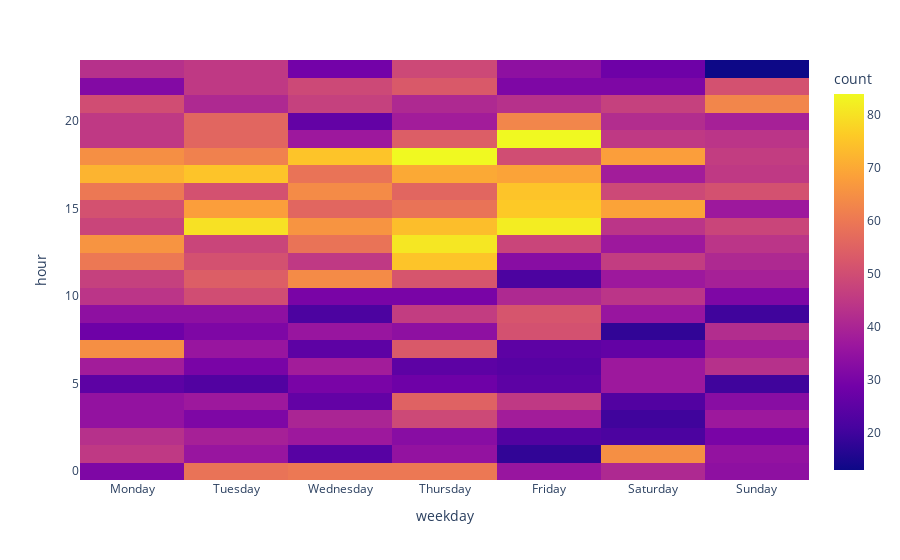

Source (notebook cell):
### Markdown cell above
### Posting distribution - general view

### Code cell
import plotly.express as px


fig = px.density_heatmap(
    df,
    x='weekday',
    y='hour',
    z='toot_id',
    histfunc='count',
    nbinsy=24
)

order = ['Monday','Tuesday','Wednesday','Thursday','Friday','Saturday','Sunday']

fig.update_xaxes(categoryorder='array', categoryarray=order)
fig.update_xaxes(categoryorder='array', categoryarray=order)


fig.show()

### Figure 1 — Plotly figure (JSON) as saved in the notebook; plotly's stock layout.template omitted (floating-point values rounded to 4 significant figures; data arrays with more than 128 entries replaced by an {"elided": "..."} marker saying what was removed)
{"data": [{"coloraxis": "coloraxis", "histfunc": "count", "hovertemplate": "weekday=%{x}<br>hour=%{y}<br>count=%{z}<extra></extra>", "name": "", "nbinsy": 24, "type": "histogram2d", "x": {"elided": "7485 str values"}, "xaxis": "x", "xbingroup": "x", "y": {"elided": "7485 int values"}, "yaxis": "y", "ybingroup": "y", "z": {"elided": "7485 int values"}}], "layout": {"coloraxis": {"colorbar": {"title": {"text": "count"}}, "colorscale": [[0, "#0d0887"], [0.1111, "#46039f"], [0.2222, "#7201a8"], [0.3333, "#9c179e"], [0.4444, "#bd3786"], [0.5556, "#d8576b"], [0.6667, "#ed7953"], [0.7778, "#fb9f3a"], [0.8889, "#fdca26"], [1, "#f0f921"]]}, "legend": {"tracegroupgap": 0}, "margin": {"t": 60}, "xaxis": {"anchor": "y", "categoryarray": ["Monday", "Tuesday", "Wednesday", "Thursday", "Friday", "Saturday", "Sunday"], "categoryorder": "array", "domain": [0, 1], "title": {"text": "weekday"}}, "yaxis": {"anchor": "x", "domain": [0, 1], "title": {"text": "hour"}}}}
